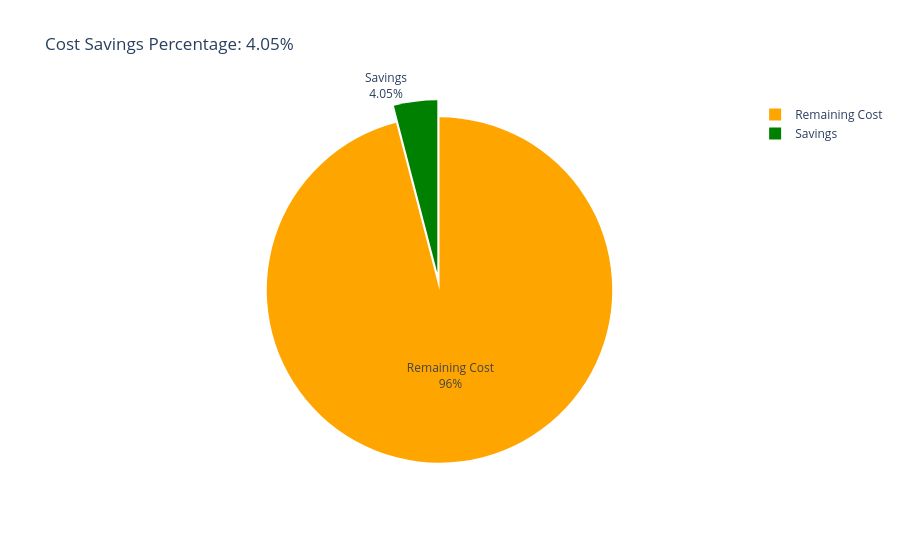

Here is the notebook cell this chart was saved with:
### Code cell
import plotly.graph_objs as go

labels = ['Savings', 'Remaining Cost']
values = [original_cost - optimal_cost, optimal_cost]
savings_percent = (original_cost - optimal_cost) / original_cost * 100

fig = go.Figure(data=[go.Pie(labels=labels, values=values)])
fig.update_traces(textinfo='label+percent', pull=[0.1, 0], marker=dict(colors=['green', 'orange']))
fig.update_layout(title=f'Cost Savings Percentage: {savings_percent:.2f}%')
fig.show()

### Figure 1 — Plotly figure (JSON) as saved in the notebook; plotly's stock layout.template omitted (floating-point values rounded to 4 significant figures)
{"data": [{"labels": ["Savings", "Remaining Cost"], "marker": {"colors": ["green", "orange"]}, "pull": [0.1, 0], "textinfo": "label+percent", "type": "pie", "values": [0.1659, 3.935]}], "layout": {"title": {"text": "Cost Savings Percentage: 4.05%"}}}
